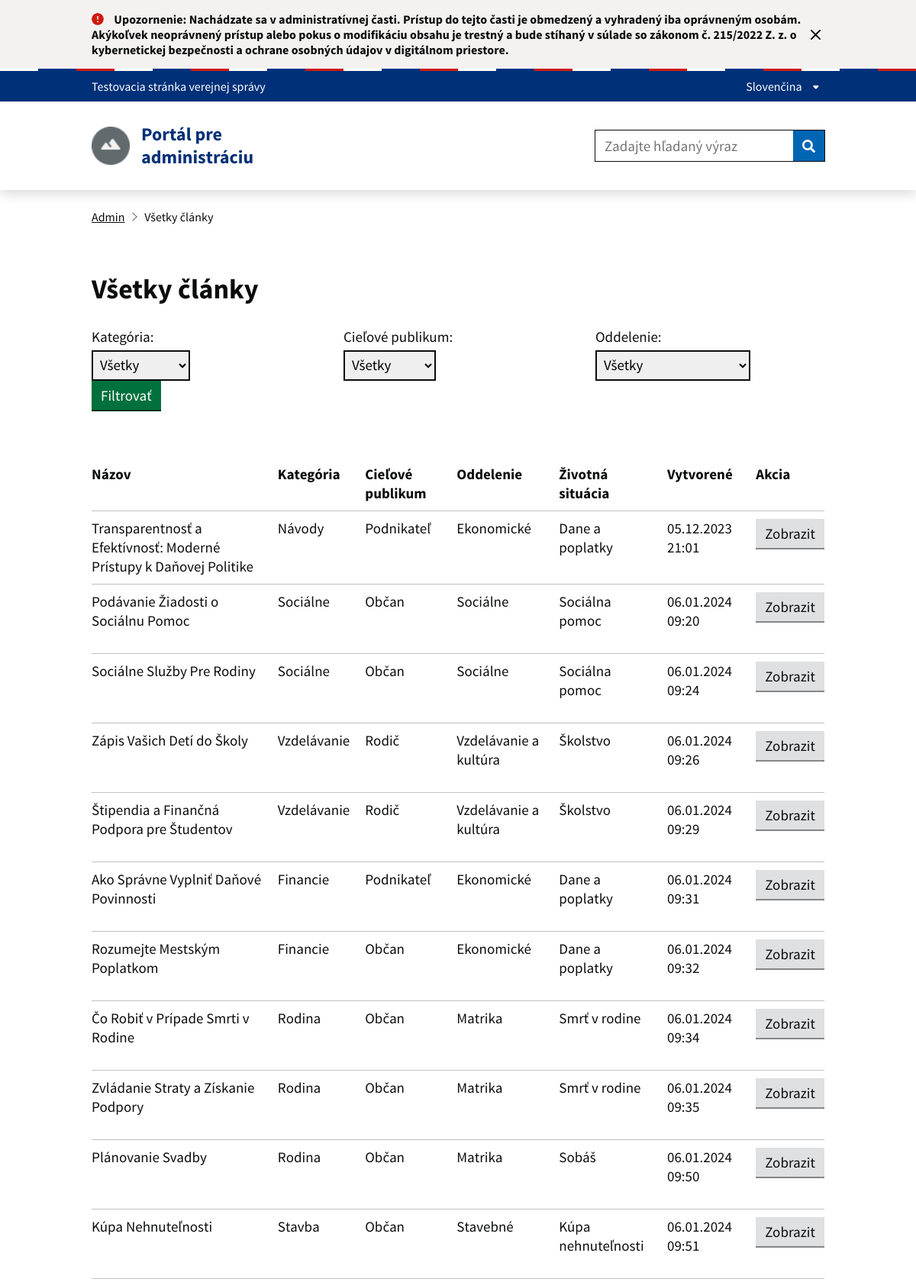
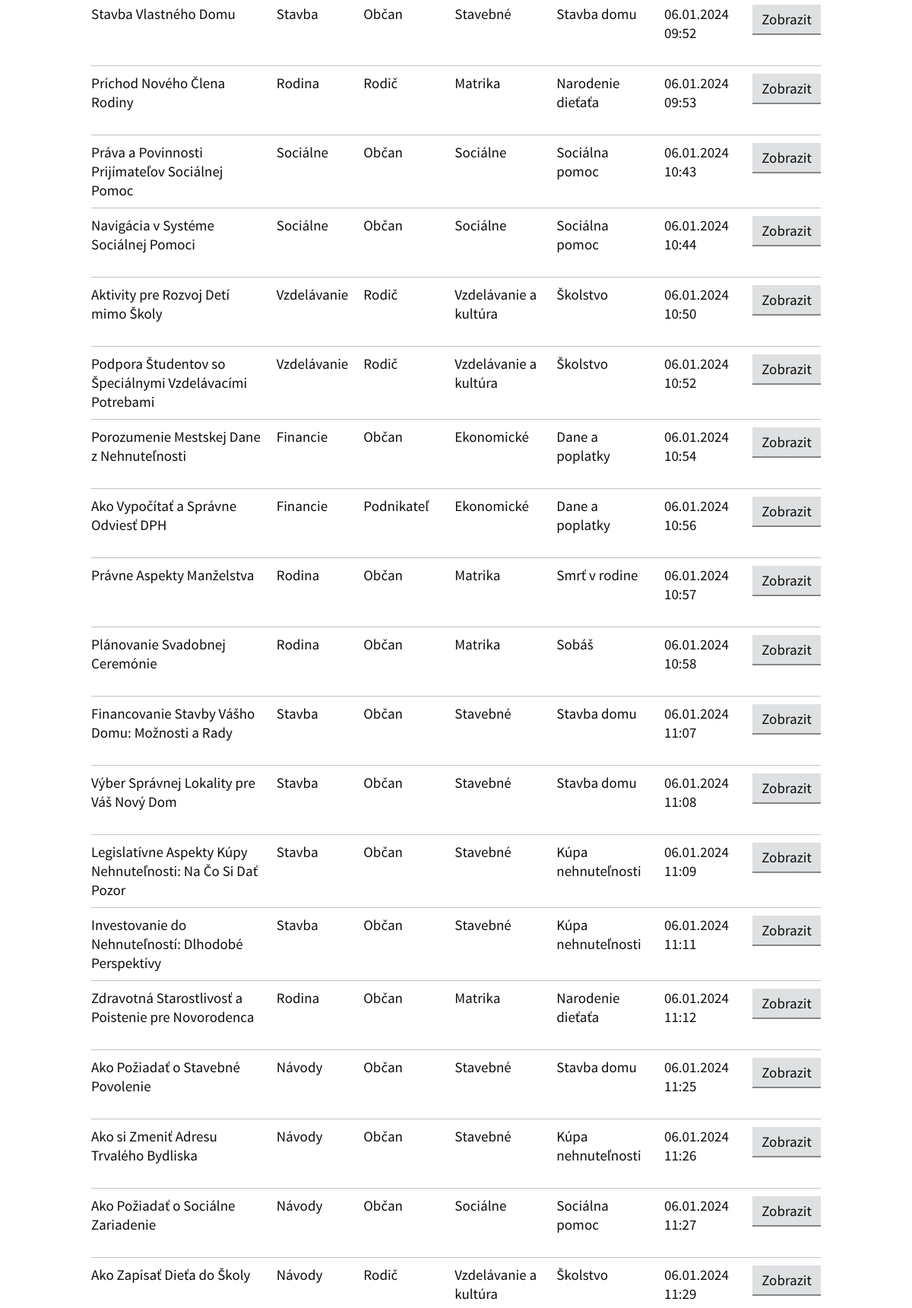
Screenshot of /uvod/vsetkyClanky (signed in, upper part) with the database file from the repository (2 pictures, top to bottom).
### ArticlePage/models.py (models this page shows, shortened)
class Article(models.Model):
    category = models.ForeignKey(Category, on_delete=models.CASCADE)
    department = models.ForeignKey(Department, on_delete=models.CASCADE)
    life_situation = models.ForeignKey(LifeSituation, on_delete=models.SET_NULL, blank=True, null=True)
    main_message = models.CharField(max_length=255)
    target_audience = models.ForeignKey(TargetAudience, on_delete=models.CASCADE, blank=True, null=True)
    title = models.CharField(max_length=100)
    content = models.TextField()
    image = models.ImageField(upload_to='articlesImages/', blank=True, null=True)
    created_at = models.DateTimeField(auto_now_add=True)
    class Meta:
        verbose_name = 'Article'
        verbose_name_plural = 'Articles'

class TargetAudience(models.Model):
    name = models.CharField(max_length=50, unique=True)
    icon_text = models.CharField(max_length=100, blank=True)
    def __str__(self):
        return self.name
    class Meta:
        verbose_name = 'Target Audience'
        verbose_name_plural = 'Target Audiences'

class Department(models.Model):
    name = models.CharField(max_length=100, unique=True)
    icon_text = models.CharField(max_length=100, blank=True)
    def __str__(self):
        return self.name
    class Meta:
        verbose_name = 'Department'
        verbose_name_plural = 'Departments'

class LifeSituation(models.Model):
    name = models.CharField(max_length=100, unique=False)
    icon_text = models.CharField(max_length=100, blank=True)
    def __str__(self):
        return self.name
    class Meta:
        verbose_name = 'Life Situation'
        verbose_name_plural = 'Life Situations'

### MainPage/models.py (models this page shows)
class Category(models.Model):
    name = models.CharField(max_length=100, unique=True, db_index=True)
    def __str__(self):
        return self.name
    class Meta:
        verbose_name = 'Category'
        verbose_name_plural = 'Categories'
        ordering = ['name']  # Poradie podľa názvu kategórie

### AdminPage/views.py (the view)
# urls.py: path('vsetkyClanky', views.allArticles, name='articleAdmin'),
@login_required
def allArticles(request):
    articles = Article.objects.all()
    category_id = request.GET.get('category')
    target_audience_id = request.GET.get('target_audience')
    department_id = request.GET.get('department')
    if category_id:
        articles = articles.filter(category_id=category_id)
    if target_audience_id:
        articles = articles.filter(target_audience_id=target_audience_id)
    if department_id:
        articles = articles.filter(department_id=department_id)
    categories = Category.objects.all()
    target_audiences = TargetAudience.objects.all()
    departments = Department.objects.all()
    context = {
        'articles': articles,
        'categories': categories,
        'target_audiences': target_audiences,
        'departments': departments,
    }
    return render(request, 'AdminPage/allArticles.html', context)

### AdminPage/templates/AdminPage/allArticles.html (shortened to what this page needs)
<!DOCTYPE html>
<html lang="sk" class="govuk-template app-no-canvas-background">
<head>
    {% load static %}
    {% load widget_tweaks %}
    <link rel="stylesheet" href="{% static 'MainPage/idsk-frontend-2.11.0.min.css'%}">
    <link rel="stylesheet" href="{% static 'AdminPage/style.css'%}">
    <link rel="stylesheet" href="https://code.jquery.com/ui/1.12.1/themes/base/jquery-ui.css">
</head>
<body class="govuk-template__body ">
    <header class="idsk-header-web " data-module="idsk-header-web">
        <div class="idsk-header-web__scrolling-wrapper">
            <div class="idsk-header-web__banner idsk-header-web__banner--warning">
                <div class="govuk-width-container">
                    <div class="govuk-grid-row">
                        <div class="govuk-grid-column-full">
                            <div class="govuk-body-s idsk-header-web__banner-title">
                                <div class="idsk-header-web__warning-icon"></div>
                                Upozornenie: Nachádzate sa v administratívnej časti. Prístup do tejto časti je obmedzený
                                a vyhradený iba oprávneným osobám. Akýkoľvek neoprávnený prístup alebo pokus o
                                modifikáciu obsahu je trestný a bude stíhaný v súlade so zákonom č. 215/2022 Z. z. o
                                kybernetickej bezpečnosti a ochrane osobných údajov v digitálnom priestore.
                            </div>
                            <button class="idsk-header-web__banner-close" aria-label="Zavrieť banner"><span
                                    class="idsk-header-web__menu-close"></span></button>
                        </div>
                    </div>
                </div>
            </div>
            <div class="idsk-header-web__tricolor"></div>
            <div class="idsk-header-web__brand ">
                <div class="govuk-width-container">
                    <div class="govuk-grid-row">
                        <div class="govuk-grid-column-full">
                            <div class="idsk-header-web__brand-gestor">
                                <span class="govuk-body-s idsk-header-web__brand-gestor-text">
                                    Testovacia stránka verejnej správy
                                </span>
                            </div>
                            <div class="idsk-header-web__brand-language">
                                <button class="idsk-header-web__brand-language-button"
                                    aria-label="Rozbaliť jazykové menu" aria-expanded="false"
                                    data-text-for-hide="Skryť jazykové menu"
                                    data-text-for-show="Rozbaliť jazykové menu">
                                    Slovenčina
                                    <span class="idsk-header-web__link-arrow"></span>
                                </button>
                            </div>
                        </div>
                    </div>
                </div>
            </div>
            <div class="idsk-header-web__main">
                <div class="govuk-width-container">
                    <div class="govuk-grid-row">
                        <div class="govuk-grid-column-full govuk-grid-column-one-third-from-desktop">
                            <div class="idsk-header-web__main-headline">
                                <a href="/uvod" title="Odkaz na úvodnú stránku">
                                    <img src="{% static 'MainPage/assets/images/header-web/logo-placeholder.png'%}"
                                        alt="ID-SK Frontend" class="idsk-header-web__main-headline-logo">
                                    <span class="govuk-heading-m">
                                        Portál pre administráciu
                                    </span>
                                </a>
                            </div>
                        </div>
                        <div class="govuk-grid-column-two-thirds">
                            <div class="idsk-header-web__main-action">
                                <form class="idsk-header-web__main-action-search">
                                    <input class="govuk-input govuk-!-display-inline-block"
                                        id="idsk-header-web__main-action-search-input" name="search"
                                        placeholder="Zadajte hľadaný výraz" title="Zadajte hľadaný výraz" type="search"
                                        aria-label="Zadajte hľadaný výraz" />
                                    <button type="submit" class="govuk-button" data-module="govuk-button">
                                        <i aria-hidden="true" class="fas fa-search"></i>
                                    </button>
                                </form>
                            </div>
                        </div>
                    </div>
                </div>
            </div>
        </div>
    </header>
    <div class="govuk-width-container">
        <div class="govuk-breadcrumbs">
            <ol class="govuk-breadcrumbs__list">
                <li class="govuk-breadcrumbs__list-item">
                    <a class="govuk-breadcrumbs__link" href="/uvod">Admin</a>
                </li>
                <li class="govuk-breadcrumbs__list-item" aria-current="page">Všetky články</li>
            </ol>
        </div>
        <div class="govuk-width-container">
            <main class="govuk-main-wrapper govuk-main-wrapper--auto-spacing" id="main-content">
                <h1 class="govuk-heading-l">Všetky články </h1>
              <form method="get" action="{% url 'articleAdmin' %}" class="govuk-form-group">
    <div class="govuk-grid-row">
      <div class="govuk-grid-column-one-third">
        <div class="govuk-form-group">
          <label for="category" class="govuk-label">Kategória:</label>
          <select name="category" id="category" class="govuk-select">
            <option value="">Všetky</option>
          </select>
        </div>
      </div>
      <div class="govuk-grid-column-one-third">
        <div class="govuk-form-group">
          <label for="target_audience" class="govuk-label">Cieľové publikum:</label>
          <select name="target_audience" id="target_audience" class="govuk-select">
            <option value="">Všetky</option>
          </select>
        </div>
      </div>
      <div class="govuk-grid-column-one-third">
        <div class="govuk-form-group">
          <label for="department" class="govuk-label">Oddelenie:</label>
          <select name="department" id="department" class="govuk-select">
            <option value="">Všetky</option>
          </select>
        </div>
      </div>
    </div>
    <div class="govuk-form-group">
      <input type="submit" value="Filtrovať" class="govuk-button">
    </div>
  </form>
                <table class="govuk-table">
                    <thead class="govuk-table__head">
                        <tr class="govuk-table__row">
                            <th class="govuk-table__header">Názov</th>
                            <th class="govuk-table__header">Kategória</th>
                            <th class="govuk-table__header">Cieľové publikum</th>
                            <th class="govuk-table__header">Oddelenie</th>
                            <th class="govuk-table__header">Životná situácia</th>
                            <th class="govuk-table__header">Vytvorené</th>
                            <th class="govuk-table__header">Akcia</th>
                        </tr>
                    </thead>
                    <tbody class="govuk-table__body">
                        {% for article in articles %}
                        <tr class="govuk-table__row">
                            <td class="govuk-table__cell">{{ article.title }}</td>
                            <td class="govuk-table__cell">{{ article.category }}</td>
                            <td class="govuk-table__cell">{{ article.target_audience }}</td>
                            <td class="govuk-table__cell">{{ article.department }}</td>
                            <td class="govuk-table__cell">{{ article.life_situation }}</td>
                            <td class="govuk-table__cell">{{ article.created_at|date:"d.m.Y H:i" }}</td>
                            <td class="govuk-table__cell">
                                <a href="/clanok/{{ article.id }}"
                                    class="govuk-button govuk-button--secondary">Zobrazit</a>
                            </td>
                        </tr>
                        {% endfor %}
                    </tbody>
                </table>
            </main>
        </div>
    </div>
</body>
</html>

### AdminPage/static/AdminPage/style.css (style rules this page uses)
body { overflow-x: hidden; }

### rows the page displays
Article: title "Transparentnosť a Efektívnosť: Moderné Prístupy k Daňovej Politike", category "Návody", target_audience "Podnikateľ", department "Ekonomické", life_situation "Dane a poplatky", created_at "05.12.2023 21:01"
Article: title "Podávanie Žiadosti o Sociálnu Pomoc", category "Sociálne", target_audience "Občan", department "Sociálne", life_situation "Sociálna pomoc", created_at "06.01.2024 09:20"
Article: title "Sociálne Služby Pre Rodiny", category "Sociálne", target_audience "Občan", department "Sociálne", life_situation "Sociálna pomoc", created_at "06.01.2024 09:24"
Article: title "Zápis Vašich Detí do Školy", category "Vzdelávanie", target_audience "Rodič", department "Vzdelávanie a kultúra", life_situation "Školstvo", created_at "06.01.2024 09:26"
Article: title "Štipendia a Finančná Podpora pre Študentov", category "Vzdelávanie", target_audience "Rodič", department "Vzdelávanie a kultúra", life_situation "Školstvo", created_at "06.01.2024 09:29"
Article: title "Ako Správne Vyplniť Daňové Povinnosti", category "Financie", target_audience "Podnikateľ", department "Ekonomické", life_situation "Dane a poplatky", created_at "06.01.2024 09:31"
Article: title "Rozumejte Mestským Poplatkom", category "Financie", target_audience "Občan", department "Ekonomické", life_situation "Dane a poplatky", created_at "06.01.2024 09:32"
Article: title "Čo Robiť v Prípade Smrti v Rodine", category "Rodina", target_audience "Občan", department "Matrika", life_situation "Smrť v rodine", created_at "06.01.2024 09:34"
Article: title "Zvládanie Straty a Získanie Podpory", category "Rodina", target_audience "Občan", department "Matrika", life_situation "Smrť v rodine", created_at "06.01.2024 09:35"
Article: title "Plánovanie Svadby", category "Rodina", target_audience "Občan", department "Matrika", life_situation "Sobáš", created_at "06.01.2024 09:50"
Article: title "Kúpa Nehnuteľnosti", category "Stavba", target_audience "Občan", department "Stavebné", life_situation "Kúpa nehnuteľnosti", created_at "06.01.2024 09:51"
Article: title "Stavba Vlastného Domu", category "Stavba", target_audience "Občan", department "Stavebné", life_situation "Stavba domu", created_at "06.01.2024 09:52"
Article: title "Príchod Nového Člena Rodiny", category "Rodina", target_audience "Rodič", department "Matrika", life_situation "Narodenie dieťaťa", created_at "06.01.2024 09:53"
Article: title "Práva a Povinnosti Prijímateľov Sociálnej Pomoc", category "Sociálne", target_audience "Občan", department "Sociálne", life_situation "Sociálna pomoc", created_at "06.01.2024 10:43"
Article: title "Navigácia v Systéme Sociálnej Pomoci", category "Sociálne", target_audience "Občan", department "Sociálne", life_situation "Sociálna pomoc", created_at "06.01.2024 10:44"
Article: title "Aktivity pre Rozvoj Detí mimo Školy", category "Vzdelávanie", target_audience "Rodič", department "Vzdelávanie a kultúra", life_situation "Školstvo", created_at "06.01.2024 10:50"
Article: title "Podpora Študentov so Špeciálnymi Vzdelávacími Potrebami", category "Vzdelávanie", target_audience "Rodič", department "Vzdelávanie a kultúra", life_situation "Školstvo", created_at "06.01.2024 10:52"
Article: title "Porozumenie Mestskej Dane z Nehnuteľnosti", category "Financie", target_audience "Občan", department "Ekonomické", life_situation "Dane a poplatky", created_at "06.01.2024 10:54"
Article: title "Ako Vypočítať a Správne Odviesť DPH", category "Financie", target_audience "Podnikateľ", department "Ekonomické", life_situation "Dane a poplatky", created_at "06.01.2024 10:56"
Article: title "Právne Aspekty Manželstva", category "Rodina", target_audience "Občan", department "Matrika", life_situation "Smrť v rodine", created_at "06.01.2024 10:57"
Article: title "Plánovanie Svadobnej Ceremónie", category "Rodina", target_audience "Občan", department "Matrika", life_situation "Sobáš", created_at "06.01.2024 10:58"
Article: title "Financovanie Stavby Vášho Domu: Možnosti a Rady", category "Stavba", target_audience "Občan", department "Stavebné", life_situation "Stavba domu", created_at "06.01.2024 11:07"
Article: title "Výber Správnej Lokality pre Váš Nový Dom", category "Stavba", target_audience "Občan", department "Stavebné", life_situation "Stavba domu", created_at "06.01.2024 11:08"
Article: title "Legislatívne Aspekty Kúpy Nehnuteľnosti: Na Čo Si Dať Pozor", category "Stavba", target_audience "Občan", department "Stavebné", life_situation "Kúpa nehnuteľnosti", created_at "06.01.2024 11:09"
Article: title "Investovanie do Nehnuteľností: Dlhodobé Perspektívy", category "Stavba", target_audience "Občan", department "Stavebné", life_situation "Kúpa nehnuteľnosti", created_at "06.01.2024 11:11"
Article: title "Zdravotná Starostlivosť a Poistenie pre Novorodenca", category "Rodina", target_audience "Občan", department "Matrika", life_situation "Narodenie dieťaťa", created_at "06.01.2024 11:12"
Article: title "Ako Požiadať o Stavebné Povolenie", category "Návody", target_audience "Občan", department "Stavebné", life_situation "Stavba domu", created_at "06.01.2024 11:25"
Article: title "Ako si Zmeniť Adresu Trvalého Bydliska", category "Návody", target_audience "Občan", department "Stavebné", life_situation "Kúpa nehnuteľnosti", created_at "06.01.2024 11:26"
Article: title "Ako Požiadať o Sociálne Zariadenie", category "Návody", target_audience "Občan", department "Sociálne", life_situation "Sociálna pomoc", created_at "06.01.2024 11:27"
Article: title "Ako Zapísať Dieťa do Školy", category "Návody", target_audience "Rodič", department "Vzdelávanie a kultúra", life_situation "Školstvo", created_at "06.01.2024 11:29"
